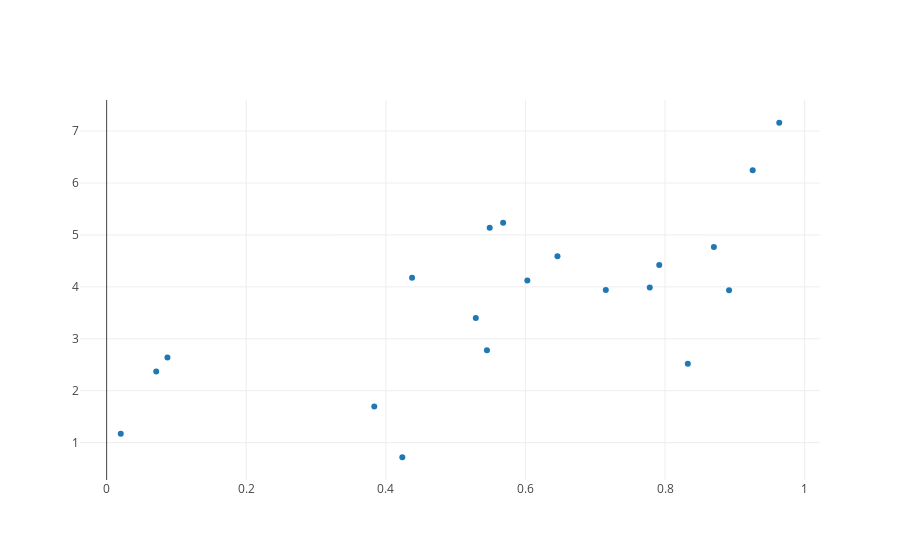

The code cell stored with this chart in its notebook:
### Markdown cell above
### Regression Example

One of the simplest regression problems is fitting a line to data, which we saw above.
Scikit-learn also contains more sophisticated regression algorithms

### Code cell
# Create some simple data
import numpy as np
np.random.seed(0)
X = np.random.random(size=(20, 1))

# y = linear model + noise
y = 3 * X.ravel() + 2 + np.random.randn(20)

iplot([go.Scatter(x=X.ravel(), y=y, mode='markers')])

### Figure 1 — Plotly figure (JSON) as saved in the notebook; plotly's stock layout.template omitted (floating-point values rounded to 4 significant figures)
{"data": [{"mode": "markers", "type": "scatter", "x": [0.5488, 0.7152, 0.6028, 0.5449, 0.4237, 0.6459, 0.4376, 0.8918, 0.9637, 0.3834, 0.7917, 0.5289, 0.568, 0.9256, 0.07104, 0.08713, 0.02022, 0.8326, 0.7782, 0.87], "y": [5.141, 3.94, 4.121, 2.781, 0.718, 4.591, 4.177, 3.933, 7.161, 1.696, 4.421, 3.4, 5.237, 6.246, 2.368, 2.64, 1.173, 2.517, 3.987, 4.766]}], "layout": {}}
